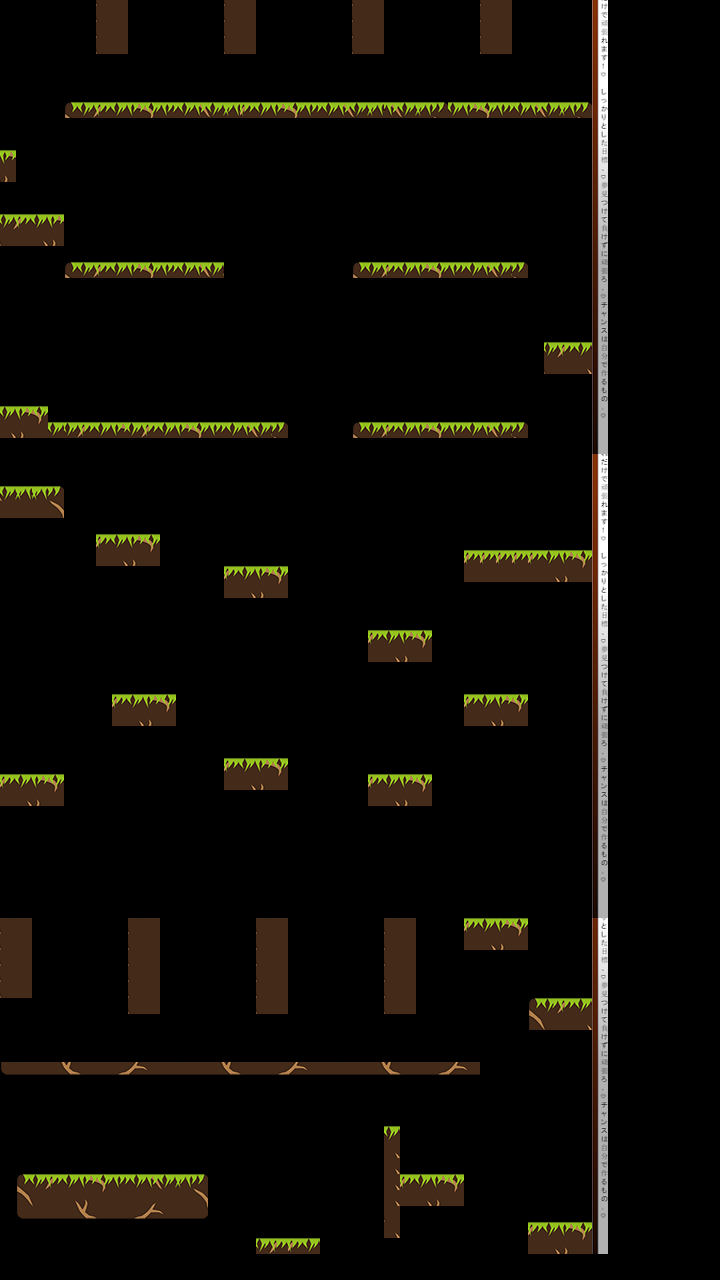

A level layout from a 2D game, rendered from its tile map. Below: a short description, then the map file with tile-grid data replaced by summaries:
An orthogonal 45x80 tile map with 16x16 px tiles, 1 tile layer (Capa de Patrones 1), 1 hidden layer not drawn, 3 tilesets.

<map version="1.0" orientation="orthogonal" renderorder="right-down" width="45" height="80" tilewidth="16" tileheight="16" nextobjectid="21">
 <tileset firstgid="1" name="fondoNivelAgua" tilewidth="16" tileheight="16" tilecount="3600" columns="80">
  <image source="fondoNivelAgua.jpg" width="1280" height="720" />
 </tileset>
 <tileset firstgid="3601" name="pared" tilewidth="16" tileheight="16" tilecount="30" columns="1">
  <image source="../recursosNivelTierra/pared.png" width="31" height="490" />
 </tileset>
 <tileset firstgid="3631" name="barra1" tilewidth="16" tileheight="16" margin="3" tilecount="144" columns="12">
  <image source="../recursosNivelTierra/barra1.png" width="200" height="200" />
 </tileset>
 <layer name="Capa de patrones 2" width="45" height="80" visible="0" offsetx="-111.667" offsety="-26.6667">
  <data>[3600 cells, 421 non-empty, 31 distinct tile ids]</data>
 </layer>
 <layer name="Capa de Patrones 1" width="45" height="80" offsetx="-112" offsety="-26">
  <data>[3600 cells, 607 non-empty, 68 distinct tile ids]</data>
 </layer>
</map>
